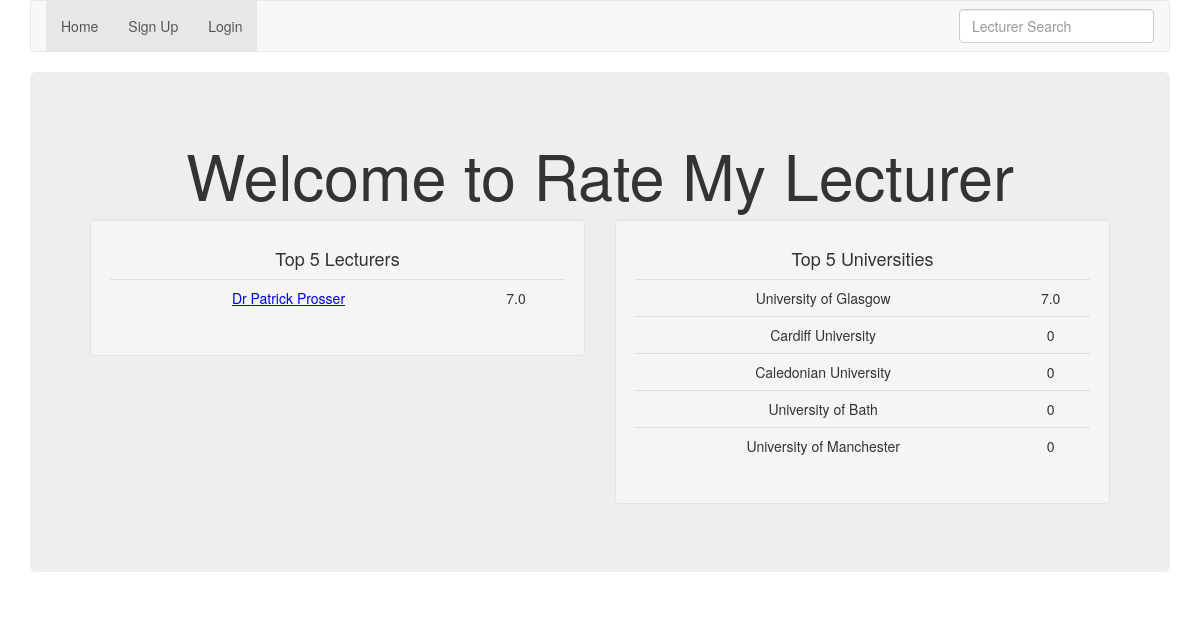
/, run on an earlier commit of the app's database.
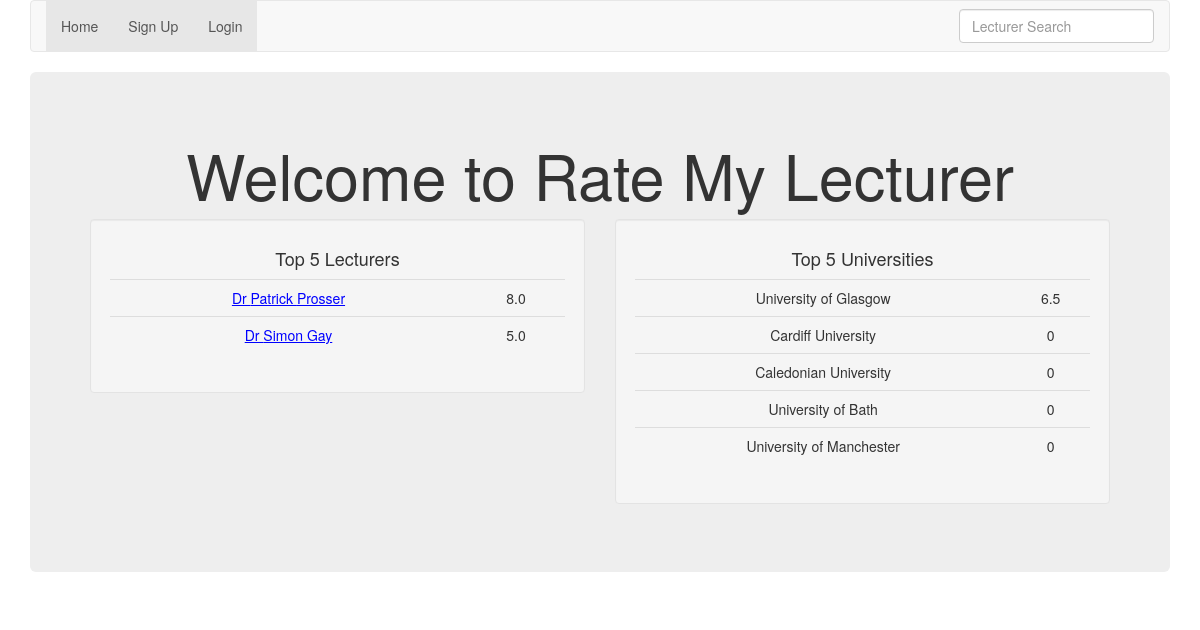
And on a later commit of the database.
### lecturer/models.py (models this page shows, shortened)
class Lecturer(models.Model):
    title = models.CharField(max_length=10)
    first_name = models.CharField(max_length=30)
    last_name = models.CharField(max_length=30)
    date_added = models.DateTimeField(default=timezone.now)
    university = models.ForeignKey(University)
    department = models.ForeignKey(Department)
    added_by = models.ForeignKey(User)
    class Meta:
        unique_together = ('first_name','last_name','university','department')
    def get_rating(self):
        ratings = Rating.objects.filter(lecturer=self)
        if not ratings.exists(): return 0
        total = reduce((lambda x,y: x+y), map(lambda r: r.value, ratings))
        return total/ratings.count()

class Rating(models.Model):
    value = models.IntegerField(default=0)
    user = models.ForeignKey(User)
    lecturer = models.ForeignKey(Lecturer)
    date_rated = models.DateTimeField(auto_now=True)
    class Meta:
        unique_together = ('user', 'lecturer')

class University(models.Model):
    name = models.CharField(max_length=60, unique=True)
    short_name = models.CharField(max_length=30, null=True)
    domain = models.CharField(max_length=30)
    def get_rating(self):
        lecturers = Lecturer.objects.filter(university=self)
        if not lecturers.exists(): return 0
        total = reduce((lambda x,y: x+y), map(lambda r: r.get_rating(), lecturers))
        return total/lecturers.count()

### main/views.py (the view)
# urls.py: url(r'^$', views.index, name='index'),
def index(request):
    lecturers = reversed(sorted(Lecturer.objects.all(), key=lambda r: r.get_rating())[-5:])
    universities = reversed(sorted(University.objects.all(), key=lambda r: r.get_rating())[-5:])
    return render(request, 'main/index.html', {'lecturers': lecturers, 'universities': universities})

### main/templates/main/index.html (shortened to what this page needs)
{% extends 'main/base.html' %}
{% block body_block %}
    <h1 class="text-center">Welcome to Rate My Lecturer</h1>
	<div class="row">
		<div class="col-lg-6 col-md-6 col-sm-12 col-xs-12">
			<div class="well">
				<h4 class="text-center"> Top 5 Lecturers </h4>
				<table class="table text-center table-hover">
                    {% for lecturer in lecturers %}
                    <tr>
						<td><a style="color: blue; text-decoration: underline;" href="/lecturer/{{lecturer.id}}"> {{lecturer.title}} {{lecturer.first_name}} {{lecturer.last_name}} </a></td>
						<td> {{lecturer.get_rating}} </td>
					</tr>
                    {% endfor %}
				</table>
			</div>
		</div>
		<div class="col-lg-6 col-md-6 col-sm-12 col-xs-12">
			<div class="well">
				<h4 class="text-center"> Top 5 Universities </h4>
				<table class="table text-center table-hover">
                    {% for university in universities %}
					<tr>
						<td> {{university.name}} </td>
						<td> {{university.get_rating}} </td>
					</tr>
                    {% endfor %}
				</table>
			</div>
		</div>
	</div>
{% endblock %}

What changed in the data, as far as the page shows it:
changed through a linked row, Lecturer "Patrick": get_rating "7.0" → "8.0"
added Lecturer: title "Dr", first_name "Simon", last_name "Gay", get_rating "5.0"
changed through a linked row, University "University of Glasgow": get_rating "7.0" → "6.5"
